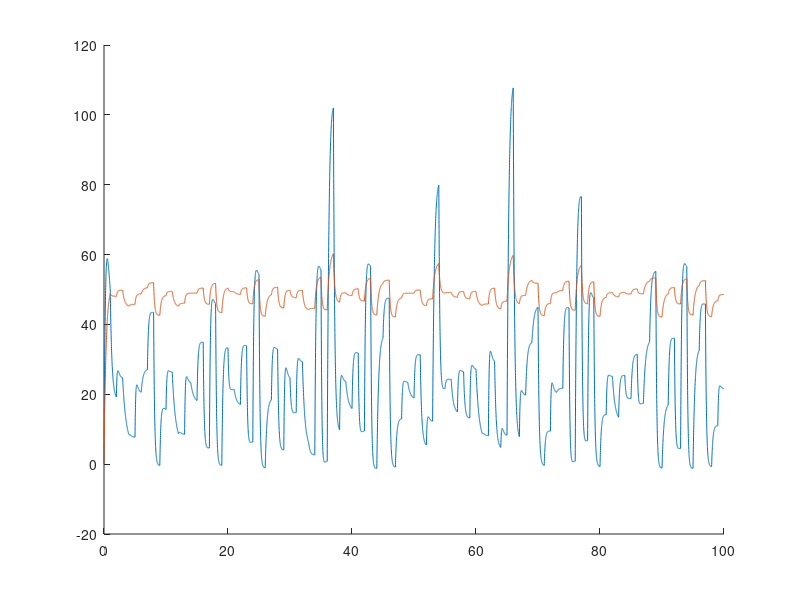

Write the MATLAB code that produced this figure.
#
# The model needs to know what you want from it. There are parameters that you have to change to extend the model
# or alter its behavior:
# 
# y_ref - a vector that holds values the model will try to drive the state vector to. The first value is irrelevant since it
# describes the water levels outside the pools.
#
# tau - a vector that holds delay values. Change it to make the distance between i and i+1 gates larger.
#
# Tff, Tf - functions that describe the "feed forward control" and the "local feedback", see (https://www.sciencedirect.com/science/article/pii/S1474667016381046) for details.
#
# d - a function that describes the rate of water consumption from a given pool.
#
# Since octave's ODE solver is dumb enough to not allow initializing the state arrays in loops,
# we have to do this stuff by hand :D 
#
# Just copy-paste the latest component and set the appropriate indeces.
#

function irrigation()

    function ydot = irrigation_system(y, t, tau, y_ref, u, d) 
        ydot(1) = y_ref(1);
        ydot(2) = u{1}(t - tau(2), y) - u{2}(t, y) - d(t);
        ydot(3) = u{2}(t - tau(3), y) - u{3}(t, y) - d(t);
    end

    function d = disturbance(r, x)
        dt = 0.5;
        d = dt;
        for i = 1 : x 
            d = r * dt * (1 - dt);
            dt = d;
        end 

        d = d * 5;
    end

    #
    # time constraints
    #
    t0 = 0;
    dt = 0.01;
    T = 100;
    t = t0 : dt : T;

    #
    # initial conditions
    #
    y0 = [0 0 0];

    #
    # values that the controllers will try to achieve 
    #
    y_ref = [0 0 40];

    #
    # feedback functions
    #
    Tff = @(x, t) x + disturbance(3.9, mod(t, 100));
    Tf = @(x, t) x + disturbance(3.8, mod(t, 100)); 
    d = @(t) 10 + disturbance(3.7, mod(t, 100));

    #
    # controllers
    #
    tau = [1 1 1];
    u{length(y_ref)} = @(t,y) 0;
    for i = length(y_ref)-1 : -1 : 1
        u{i} = @(t, y) Tff(i, t) * (d(i) + u{i+1}(t,y)) + Tf(i, t) * (y_ref(i+1) - y(i+1))
    end

    f = @(y, t) irrigation_system(y, t, tau, y_ref, u, d);
    trajectory = lsode(f, y0, t);

    hold on;
    plot(t, trajectory(:,2));
    plot(t, trajectory(:,3));

end
